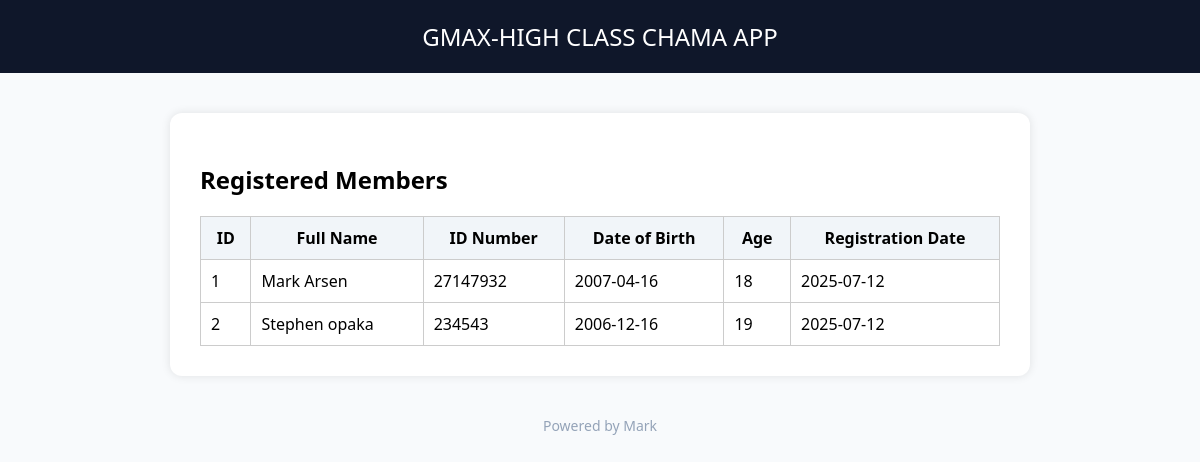
Screenshot of /members (signed in) with the database file from the repository.
### app.py (models this page shows)
class Member(db.Model):
    id = db.Column(db.Integer, primary_key=True)
    name = db.Column(db.String(100))
    id_number = db.Column(db.String(20))
    dob = db.Column(db.String(20))
    age = db.Column(db.String(5))
    registration_date = db.Column(db.String(20))

### app.py (the view)
@app.route('/members')
def view_members():
    if 'user' not in session:
        return redirect('/login')
    members = Member.query.all()
    return render_template('members.html', members=members)

### templates/members.html (shortened to what this page needs)
<!DOCTYPE html>
<html lang="en">
<head>
    <link rel="stylesheet" href="{{ url_for('static', filename='style.css') }}">
</head>
<body>
<div class="header">GMAX-HIGH CLASS CHAMA APP</div>
<div class="container">
    <h2>Registered Members</h2>
    {% if members %}
        <table style="width: 100%; border-collapse: collapse; margin-top: 20px;">
            <thead>
                <tr style="background-color: #f1f5f9;">
                    <th style="padding: 10px; border: 1px solid #ccc;">ID</th>
                    <th style="padding: 10px; border: 1px solid #ccc;">Full Name</th>
                    <th style="padding: 10px; border: 1px solid #ccc;">ID Number</th>
                    <th style="padding: 10px; border: 1px solid #ccc;">Date of Birth</th>
                    <th style="padding: 10px; border: 1px solid #ccc;">Age</th>
                    <th style="padding: 10px; border: 1px solid #ccc;">Registration Date</th>
                </tr>
            </thead>
            <tbody>
                {% for member in members %}
                    <tr>
                        <td style="padding: 10px; border: 1px solid #ccc;">{{ member.id }}</td>
                        <td style="padding: 10px; border: 1px solid #ccc;">{{ member.name }}</td>
                        <td style="padding: 10px; border: 1px solid #ccc;">{{ member.id_number }}</td>
                        <td style="padding: 10px; border: 1px solid #ccc;">{{ member.dob }}</td>
                        <td style="padding: 10px; border: 1px solid #ccc;">{{ member.age }}</td>
                        <td style="padding: 10px; border: 1px solid #ccc;">{{ member.registration_date }}</td>
                    </tr>
                {% endfor %}
            </tbody>
        </table>
    {% else %}
        <p>No members found.</p>
    {% endif %}
</div>
<div class="footer">Powered by Mark</div>
</body>
</html>

### static/style.css (style rules this page uses)
body { font-family: 'Segoe UI', sans-serif; background-color: #f8fafc; margin: 0; padding: 0; }
.header { background-color: #0f172a; color: white; padding: 20px; text-align: center; font-size: 24px; }
.container { max-width: 800px; margin: auto; padding: 30px; background-color: white; box-shadow: 0 0 10px rgba(0,0,0,0.1); margin-top: 40px; border-radius: 12px; }
.footer { margin-top: 40px; text-align: center; color: #94a3b8; font-size: 14px; }

### rows the page displays
Member: id "1", name "Mark Arsen", id_number "27147932", dob "2007-04-16", age "18", registration_date "2025-07-12"
Member: id "2", name "Stephen opaka", id_number "234543", dob "2006-12-16", age "19", registration_date "2025-07-12"
